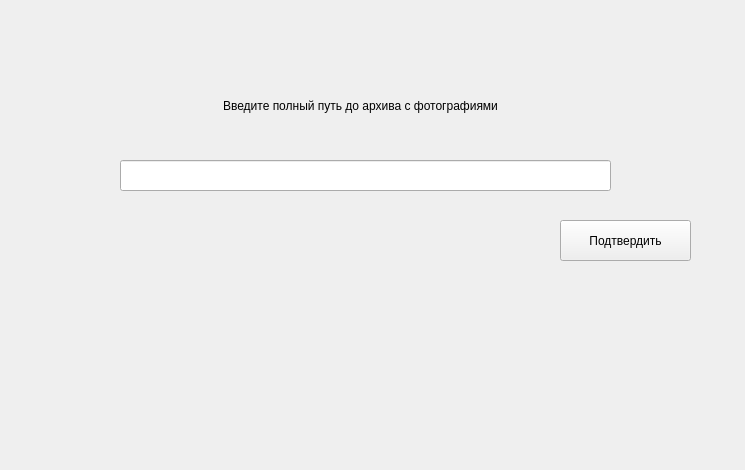
<?xml version="1.0" encoding="UTF-8"?>
<ui version="4.0">
 <class>Form</class>
 <widget class="QWidget" name="Form">
  <property name="geometry">
   <rect>
    <x>0</x>
    <y>0</y>
    <width>745</width>
    <height>470</height>
   </rect>
  </property>
  <property name="windowTitle">
   <string>Form</string>
  </property>
  <widget class="QLabel" name="label">
   <property name="geometry">
    <rect>
     <x>140</x>
     <y>90</y>
     <width>441</width>
     <height>31</height>
    </rect>
   </property>
   <property name="text">
    <string>Введите полный путь до архива с фотографиями</string>
   </property>
   <property name="alignment">
    <set>Qt::AlignCenter</set>
   </property>
  </widget>
  <widget class="QLineEdit" name="path">
   <property name="geometry">
    <rect>
     <x>120</x>
     <y>160</y>
     <width>491</width>
     <height>31</height>
    </rect>
   </property>
  </widget>
  <widget class="QLabel" name="logo">
   <property name="geometry">
    <rect>
     <x>60</x>
     <y>290</y>
     <width>661</width>
     <height>141</height>
    </rect>
   </property>
   <property name="text">
    <string/>
   </property>
  </widget>
  <widget class="QPushButton" name="confirm">
   <property name="geometry">
    <rect>
     <x>560</x>
     <y>220</y>
     <width>131</width>
     <height>41</height>
    </rect>
   </property>
   <property name="text">
    <string>Подтвердить</string>
   </property>
  </widget>
 </widget>
 <resources/>
 <connections/>
</ui>
